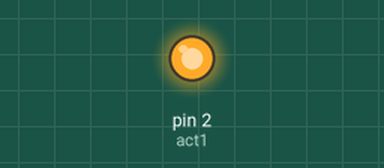
A sketch run on a simulated Arduino Uno, built with avr-gcc and run on an emulated ATmega328P. Shown: output pins drawn as LEDs (lit = HIGH).

Above: at 0.1 s.
Timing chart, 0 to 1.6 s (numbered marks = the images above):
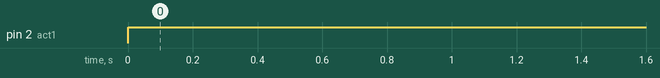

Measured:
- by itself, pin 2 (act1): LOW → HIGH at 0.00 s

The sketch:

CONTROL.ino
```cpp
#include "header.h"
int temp;
int out_temp;
int humi;
//Variables RTC
byte  hr;
byte  mn;
byte  sg;
//Virtual button
bool  btnM;
bool  btnA;

void setup()
{
  declaration_pin ();
}
void loop()
{
  btnA = 1;
  ft_actuator_auto(btnA);
}
```

Cycles.ino
```cpp
#include "header.h"
//Cycles program
const byte act1 = 2;
void  declaration_pin (void)
{
  pinMode (act1,OUTPUT);
}
//hr = hour, mn = minute, sg = second
// time On/Off of hours
byte  ft_hour (byte hr)
{
  if((hr >= 6 && hr <= 19) ||(hr == 20) ||(hr == 22) ||(hr == 24) ||(hr == 2) ||(hr == 4))
    return (1);
  else
    return (0);
}
// time On/Off of minutes
byte  ft_minute (byte mn)
{
  if((mn >= 0 && mn <= 9) || (mn >= 30 && mn <= 39))
    return (1);
  else
    return (0);
}
void  ft_cycles(byte hr, byte mn)
{
  if((ft_hour (hr)) && ft_minute (mn))
    digitalWrite(act1,LOW);
   else
    digitalWrite(act1,HIGH);
}
void  ft_actuator_auto(bool btnA)
{
  if (btnA == 1)
    ft_cycles(hr,mn);
}
```

Error.ino
```cpp
#include "header.h"
//Inside temperature sensor
byte ft_Error_temperature_sensor (int temp)
{
  if (temp >= -20 && temp <= 50)
    return (1);
  else
    return (0);
}
//Outside temperature sensor
byte ft_Error_Outside_temperature_sensor (int out_temp)
{
  if (temp >= -20 && temp <= 50)
    return (1);
  else
    return (0);
}
byte  ft_Error_humidity_sensor (int humi)
{
  if (humi >= 0 && humi <= 100)
    return (1);
  else
    return (0);
}
```

Header.h
```cpp
#ifndef HEADER_H
# define HEADER_H
  //Funtion header
//Check_Error :
  byte ft_Error_temperature_sensor (int temp);
  byte ft_Error_Outside_temperature_sensor (int out_temp);
  byte  ft_Error_humidity_sensor (int humi);
 //Cycles :
  void  declaration_pin (void);
  byte ft_Error_temperature_sensor (int temp);
  byte ft_Error_Outside_temperature_sensor (int out_temp);
  byte  ft_Error_humidity_sensor (int humi);
  void  ft_actuator_auto(bool btnA);

#endif
```
